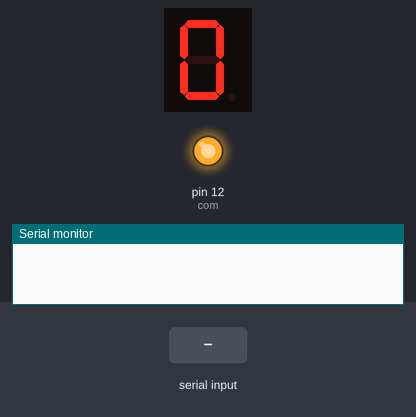
Simulated run of this sketch. Board: Arduino Uno, built with avr-gcc and run on an emulated ATmega328P. On the bench: 1-digit seven-segment display, output pins drawn as LEDs (lit = HIGH), the last lines printed to the serial monitor. Wiring (inferred from the names in the program): 1-digit 7-segment display, segments lit when LOW: segments pin 11, pin 10, pin 9, pin 8, pin 7, pin 6, pin 5, pin 4. The inputs (shaded band) are chosen by the test bench. The segment pins are drawn as the display they are named for; pins used as bus, display or sensor lines are not drawn.

Above: at 1.2 s.
1.3 s: "1\n" received over Serial
At 1.8 s:
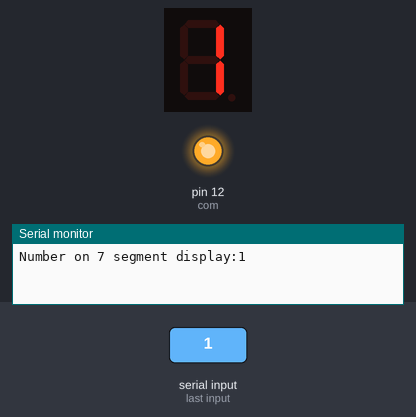
2.8 s: "2\n" received over Serial
At 4.1 s:
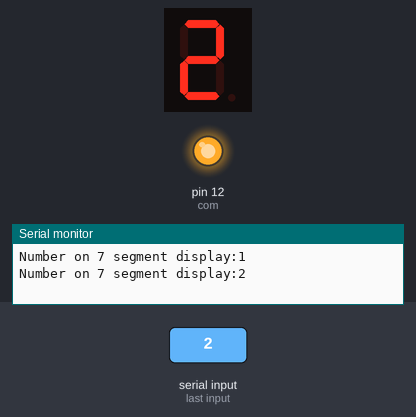
Timing chart, 0 to 5.8 s (numbered marks = the images above; inputs shaded):
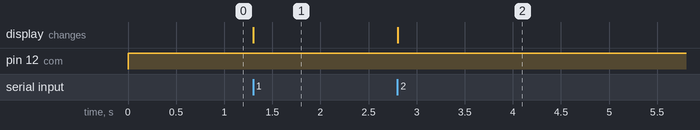

The sketch:

7_CA.ino
```cpp
// declare the variables
int seg_a = 11;
int seg_b = 10;
int seg_c = 9;
int seg_d = 8;
int seg_e = 7;
int seg_f = 6;
int seg_g = 5;
int seg_dp = 4;
int com = 12;
//Default number
int flag;
int number=0;

void setup() {
    Serial.begin(9600);
    pinMode(seg_a,OUTPUT); // configure all pins used to outputs
    pinMode(seg_b,OUTPUT);
    pinMode(seg_c,OUTPUT);
    pinMode(seg_d,OUTPUT);
    pinMode(seg_e,OUTPUT);
    pinMode(seg_f,OUTPUT);
    pinMode(seg_g,OUTPUT);
    pinMode(seg_dp,OUTPUT);
    pinMode(com,OUTPUT);
}

void loop() {

                  // set common anode HIGH (5V)
                  digitalWrite(com,HIGH);

                  //Check if incoming data is available:
                    if (Serial.available() > 1){
                      // If it is, we'll use parseInt() to pull out only numbers:
                      number = Serial.parseInt();
                      flag=1;
                    }

  //Valid range is from 1 to 9
                  if (number>-1 && number<=9){
                    //Print number to 7 segment display
                     switch(number){ // switch statemet to select the number
                  case 0:
                  digitalWrite(seg_a,LOW);
                                  digitalWrite(seg_b,LOW);
                                  digitalWrite(seg_c,LOW);
                                  digitalWrite(seg_d,LOW);
                                  digitalWrite(seg_e,LOW);
                                  digitalWrite(seg_f,LOW);
                                  digitalWrite(seg_g,HIGH);
                                  digitalWrite(seg_dp,HIGH);
                                  break;
                  case 1:
                                  digitalWrite(seg_a,HIGH);
                                  digitalWrite(seg_b,LOW);
                                  digitalWrite(seg_c,LOW);
                                  digitalWrite(seg_d,HIGH);
                                  digitalWrite(seg_e,HIGH);
                                  digitalWrite(seg_f,HIGH);
                                  digitalWrite(seg_g,HIGH);
                                  digitalWrite(seg_dp,HIGH);
                                  break;

                  case 2:
                                  digitalWrite(seg_a,LOW);
                                  digitalWrite(seg_b,LOW);
                                  digitalWrite(seg_c,HIGH);
                                  digitalWrite(seg_d,LOW);
                                  digitalWrite(seg_e,LOW);
                                  digitalWrite(seg_f,HIGH);
                                  digitalWrite(seg_g,LOW);
                                  digitalWrite(seg_dp,HIGH);
                                  break;

                  case 3:
                                  digitalWrite(seg_a,LOW);
                                  digitalWrite(seg_b,LOW);
                                  digitalWrite(seg_c,LOW);
                                  digitalWrite(seg_d,LOW);
                                  digitalWrite(seg_e,HIGH);
                                  digitalWrite(seg_f,HIGH);
                                  digitalWrite(seg_g,LOW);
                                  digitalWrite(seg_dp,HIGH);
                                  break;

                  case 4:
                                  digitalWrite(seg_a,HIGH);
                                  digitalWrite(seg_b,LOW);
                                  digitalWrite(seg_c,LOW);
                                  digitalWrite(seg_d,HIGH);
                                  digitalWrite(seg_e,HIGH);
                                  digitalWrite(seg_f,LOW);
                                  digitalWrite(seg_g,LOW);
                                  digitalWrite(seg_dp,HIGH);
                                  break;

                  case 5:
                                  digitalWrite(seg_a,LOW);
                                  digitalWrite(seg_b,HIGH);
                                  digitalWrite(seg_c,LOW);
                                  digitalWrite(seg_d,LOW);
                                  digitalWrite(seg_e,HIGH);
                                  digitalWrite(seg_f,LOW);
                                  digitalWrite(seg_g,LOW);
                                  digitalWrite(seg_dp,HIGH);
                                  break;

                  case 6:
                                  digitalWrite(seg_a,LOW);
                                  digitalWrite(seg_b,HIGH);
                                  digitalWrite(seg_c,LOW);
                                  digitalWrite(seg_d,LOW);
                                  digitalWrite(seg_e,LOW);
                                  digitalWrite(seg_f,LOW);
                                  digitalWrite(seg_g,LOW);
                                  digitalWrite(seg_dp,HIGH);
                                  break;

                  case 7:
                                  digitalWrite(seg_a,LOW);
                                  digitalWrite(seg_b,LOW);
                                  digitalWrite(seg_c,LOW);
                                  digitalWrite(seg_d,HIGH);
                                  digitalWrite(seg_e,HIGH);
                                  digitalWrite(seg_f,HIGH);
                                  digitalWrite(seg_g,HIGH);
                                  digitalWrite(seg_dp,HIGH);
                                  break;

                  case 8:
                                  digitalWrite(seg_a,LOW);
                                  digitalWrite(seg_b,LOW);
                                  digitalWrite(seg_c,LOW);
                                  digitalWrite(seg_d,LOW);
                                  digitalWrite(seg_e,LOW);
                                  digitalWrite(seg_f,LOW);
                                  digitalWrite(seg_g,LOW);
                                  digitalWrite(seg_dp,HIGH);
                                  break;

                  case 9:
                                  digitalWrite(seg_a,LOW);
                                  digitalWrite(seg_b,LOW);
                                  digitalWrite(seg_c,LOW);
                                  digitalWrite(seg_d,LOW);
                                  digitalWrite(seg_e,HIGH);
                                  digitalWrite(seg_f,LOW);
                                  digitalWrite(seg_g,LOW);
                                  digitalWrite(seg_dp,HIGH);
                                  break;

                 }

                      //Print message to serial monito only once
                      if (flag==1){
                        //Print number to serial monitor
                        Serial.print("Number on 7 segment display:");
                        Serial.println(number);
                        flag=0;
                      }
  }


}
```

Measured:
- after the input at 1.3 s, the display: changes at once (image 1)
- after the input at 2.8 s, the display: changes at once (image 2)
